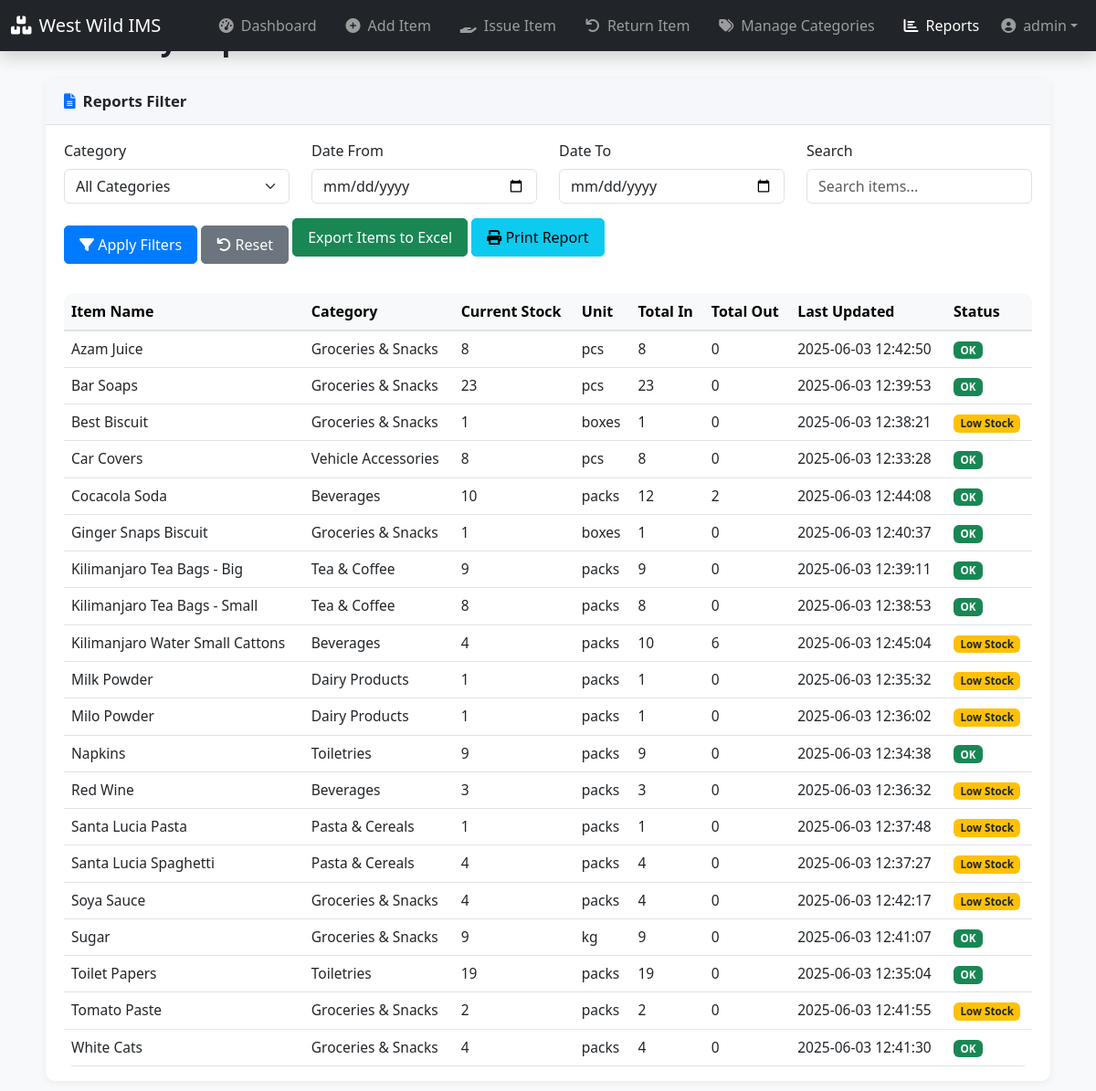
/IMS/index.php?page=reports (signed in), run on the app's committed database.
### tables this page shows
CREATE TABLE `items` (
  `id` int(11) NOT NULL,
  `name` varchar(100) NOT NULL,
  `category_id` int(11) NOT NULL,
  `quantity` int(11) NOT NULL DEFAULT 0,
  `unit` varchar(20) NOT NULL,
  `supplier` varchar(100) DEFAULT NULL,
  `min_stock_level` int(11) DEFAULT 5,
  `created_at` timestamp NOT NULL DEFAULT current_timestamp(),
  `updated_at` timestamp NOT NULL DEFAULT current_timestamp() ON UPDATE current_timestamp()
);

CREATE TABLE `categories` (
  `id` int(11) NOT NULL,
  `name` varchar(100) NOT NULL,
  `description` text DEFAULT NULL,
  `created_at` timestamp NOT NULL DEFAULT current_timestamp(),
  `updated_at` timestamp NOT NULL DEFAULT current_timestamp() ON UPDATE current_timestamp()
);

### IMS/pages/reports.php (the view, shortened to what this page needs)
<?php
$date_from = $_GET['date_from'] ?? '';
$date_to = $_GET['date_to'] ?? '';
$search = $_GET['search'] ?? '';
$query = "
    SELECT
        i.id,
        i.name as item_name,
        c.name as category_name,
        i.quantity as current_stock,
        i.unit,
        i.min_stock_level,
        COALESCE(SUM(CASE WHEN sm.movement_type = 'in' THEN sm.quantity ELSE 0 END), 0) as total_in,
        COALESCE(SUM(CASE WHEN sm.movement_type = 'out' THEN sm.quantity ELSE 0 END), 0) as total_out,
        MAX(sm.created_at) as last_updated
    FROM items i
    JOIN categories c ON i.category_id = c.id
    LEFT JOIN stock_movements sm ON i.id = sm.item_id
    WHERE 1=1
";
$params = [];
$query .= " GROUP BY i.id ORDER BY i.name";
$stmt = $conn->prepare($query);
$stmt->execute($params);
$items = $stmt->fetchAll();
?>
<div class="dashboard-bg">
    <div class="container-fluid px-3 px-md-4 py-4">
        <h2 class="mb-4 fw-bold text-dark">Inventory Reports</h2>
        <div class="row justify-content-center">
            <div class="col-12">
                <div class="card dashboard-section" style="max-width:1100px;margin:auto;">
                    <div class="card-header section-header bg-light text-dark border-bottom">
                        <i class="fas fa-file-alt me-2 text-primary"></i> <span class="fw-semibold">Reports Filter</span>
                    </div>
                    <div class="card-body py-3">
                        <form method="GET" action="" class="mb-4">
                            <div class="row">
                                <div class="col-md-3">
                                    <div class="mb-3">
                                        <label for="category_id" class="form-label">Category</label>
                                        <select class="form-select" id="category_id" name="category_id">
                                            <option value="">All Categories</option>
                                        </select>
                                    </div>
                                </div>
                                <div class="col-md-3">
                                    <div class="mb-3">
                                        <label for="date_from" class="form-label">Date From</label>
                                        <input type="date" class="form-control" id="date_from" name="date_from"
                                               value="<?php echo $date_from; ?>">
                                    </div>
                                </div>
                                <div class="col-md-3">
                                    <div class="mb-3">
                                        <label for="date_to" class="form-label">Date To</label>
                                        <input type="date" class="form-control" id="date_to" name="date_to"
                                               value="<?php echo $date_to; ?>">
                                    </div>
                                </div>
                                <div class="col-md-3">
                                    <div class="mb-3">
                                        <label for="search" class="form-label">Search</label>
                                        <input type="text" class="form-control" id="search" name="search"
                                               value="<?php echo htmlspecialchars($search); ?>"
                                               placeholder="Search items...">
                                    </div>
                                </div>
                            </div>
                            <div class="row">
                                <div class="col-12">
                                    <button type="submit" class="btn btn-primary">
                                        <i class="fas fa-filter"></i> Apply Filters
                                    </button>
                                    <a href="?page=reports" class="btn btn-secondary">
                                        <i class="fas fa-undo"></i> Reset
                                    </a>
                                    <a href="?page=reports&export=excel" class="btn btn-success mb-3">Export Items to Excel</a>
                                    <a href="#" class="btn btn-info mb-3" onclick="printReportTable(); return false;"><i class="fas fa-print"></i> Print Report</a>
                                </div>
                            </div>
                        </form>
                        <div class="table-responsive" id="reportTableWrapper">
                            <table class="table table-hover align-middle mb-0" id="reportTable">
                                <thead class="table-light">
                                    <tr>
                                        <th>Item Name</th>
                                        <th>Category</th>
                                        <th>Current Stock</th>
                                        <th>Unit</th>
                                        <th>Total In</th>
                                        <th>Total Out</th>
                                        <th>Last Updated</th>
                                        <th>Status</th>
                                    </tr>
                                </thead>
                                <tbody>
                                    <?php foreach ($items as $item): ?>
                                        <tr>
                                            <td><?php echo htmlspecialchars($item['item_name']); ?></td>
                                            <td><?php echo htmlspecialchars($item['category_name']); ?></td>
                                            <td><?php echo $item['current_stock']; ?></td>
                                            <td><?php echo htmlspecialchars($item['unit']); ?></td>
                                            <td><?php echo $item['total_in']; ?></td>
                                            <td><?php echo $item['total_out']; ?></td>
                                            <td><?php echo $item['last_updated']; ?></td>
                                            <td>
                                                <?php if ($item['current_stock'] < $item['min_stock_level']): ?>
                                                    <span class="badge bg-warning text-dark">Low Stock</span>
                                                <?php else: ?>
                                                    <span class="badge bg-success">OK</span>
                                                <?php endif; ?>
                                            </td>
                                        </tr>
                                    <?php endforeach; ?>
                                </tbody>
                            </table>
                        </div>
                    </div>
                </div>
            </div>
        </div>
    </div>
</div>

### IMS/assets/css/style.css (style rules this page uses)
body { font-family: 'Segoe UI', Tahoma, Geneva, Verdana, sans-serif; background-color: #f8f9fa; }
.card { border: none; border-radius: 10px; box-shadow: 0 0 10px rgba(0,0,0,0.1); margin-bottom: 20px; width: 100%; max-width: 100%; box-sizing: border-box; }
.card-header { background-color: #fff; border-bottom: 1px solid #eee; padding: 15px 20px; }
.table { background-color: #fff; border-radius: 10px; overflow: hidden; width: 100%; max-width: 100%; box-sizing: border-box; }
.table thead th { background-color: #f8f9fa; border-bottom: 2px solid #dee2e6; }
.btn { border-radius: 5px; padding: 0.5rem 1rem; }
.btn-primary { background-color: #007bff; border-color: #007bff; }
html, body { max-width: 100vw; overflow-x: hidden !important; }
.table-responsive { overflow-x: auto; }

### IMS/pages/reports.php (style rules this page uses)
body, .dashboard-bg { background: #f7f9fb !important; }
.dashboard-bg { min-height: 100vh; width: 100vw; position: absolute; left: 0; top: 0; z-index: 0; }
.dashboard-section { border-radius: 10px; box-shadow: 0 2px 8px rgba(0,0,0,0.06); margin-bottom: 0; background: #fff; }
.section-header { font-size: 1.05rem; font-weight: 500; border-radius: 10px 10px 0 0; padding: 0.75rem 1.25rem; margin-bottom: 0; display: flex; align-items: center; background: #f5f7fa !important; border-bottom: 1px solid #e3e6ea; }
.card-body { padding: 1.25rem; }
.table { margin-bottom: 0; }
.table th { font-weight: 600; background-color: #f8f9fa; border-bottom: 2px solid #dee2e6; }
.table td { vertical-align: middle; font-size: 0.97rem; }

### data on the page
items: name "Azam Juice", category.name "Groceries & Snacks", quantity "8", unit "pcs", total_in "8", total_out "0", last_updated "2025-06-03 12:42:50", min_stock_level "OK"
items: name "Bar Soaps", category.name "Groceries & Snacks", quantity "23", unit "pcs", total_in "23", total_out "0", last_updated "2025-06-03 12:39:53", min_stock_level "OK"
items: name "Best Biscuit", category.name "Groceries & Snacks", quantity "1", unit "boxes", total_in "1", total_out "0", last_updated "2025-06-03 12:38:21", min_stock_level "Low Stock"
items: name "Car Covers", category.name "Vehicle Accessories", quantity "8", unit "pcs", total_in "8", total_out "0", last_updated "2025-06-03 12:33:28", min_stock_level "OK"
items: name "Cocacola Soda", category.name "Beverages", quantity "10", unit "packs", total_in "12", total_out "2", last_updated "2025-06-03 12:44:08", min_stock_level "OK"
items: name "Ginger Snaps Biscuit", category.name "Groceries & Snacks", quantity "1", unit "boxes", total_in "1", total_out "0", last_updated "2025-06-03 12:40:37", min_stock_level "OK"
items: name "Kilimanjaro Tea Bags - Big", category.name "Tea & Coffee", quantity "9", unit "packs", total_in "9", total_out "0", last_updated "2025-06-03 12:39:11", min_stock_level "OK"
items: name "Kilimanjaro Tea Bags - Small", category.name "Tea & Coffee", quantity "8", unit "packs", total_in "8", total_out "0", last_updated "2025-06-03 12:38:53", min_stock_level "OK"
items: name "Kilimanjaro Water Small Cattons", category.name "Beverages", quantity "4", unit "packs", total_in "10", total_out "6", last_updated "2025-06-03 12:45:04", min_stock_level "Low Stock"
items: name "Milk Powder", category.name "Dairy Products", quantity "1", unit "packs", total_in "1", total_out "0", last_updated "2025-06-03 12:35:32", min_stock_level "Low Stock"
items: name "Milo Powder", category.name "Dairy Products", quantity "1", unit "packs", total_in "1", total_out "0", last_updated "2025-06-03 12:36:02", min_stock_level "Low Stock"
items: name "Napkins", category.name "Toiletries", quantity "9", unit "packs", total_in "9", total_out "0", last_updated "2025-06-03 12:34:38", min_stock_level "OK"
items: name "Red Wine", category.name "Beverages", quantity "3", unit "packs", total_in "3", total_out "0", last_updated "2025-06-03 12:36:32", min_stock_level "Low Stock"
items: name "Santa Lucia Pasta", category.name "Pasta & Cereals", quantity "1", unit "packs", total_in "1", total_out "0", last_updated "2025-06-03 12:37:48", min_stock_level "Low Stock"
items: name "Santa Lucia Spaghetti", category.name "Pasta & Cereals", quantity "4", unit "packs", total_in "4", total_out "0", last_updated "2025-06-03 12:37:27", min_stock_level "Low Stock"
items: name "Soya Sauce", category.name "Groceries & Snacks", quantity "4", unit "packs", total_in "4", total_out "0", last_updated "2025-06-03 12:42:17", min_stock_level "Low Stock"
items: name "Sugar", category.name "Groceries & Snacks", quantity "9", unit "kg", total_in "9", total_out "0", last_updated "2025-06-03 12:41:07", min_stock_level "OK"
items: name "Toilet Papers", category.name "Toiletries", quantity "19", unit "packs", total_in "19", total_out "0", last_updated "2025-06-03 12:35:04", min_stock_level "OK"
items: name "Tomato Paste", category.name "Groceries & Snacks", quantity "2", unit "packs", total_in "2", total_out "0", last_updated "2025-06-03 12:41:55", min_stock_level "Low Stock"
items: name "White Cats", category.name "Groceries & Snacks", quantity "4", unit "packs", total_in "4", total_out "0", last_updated "2025-06-03 12:41:30", min_stock_level "OK"

### other printed values
$_SESSION['username'] "admin"
